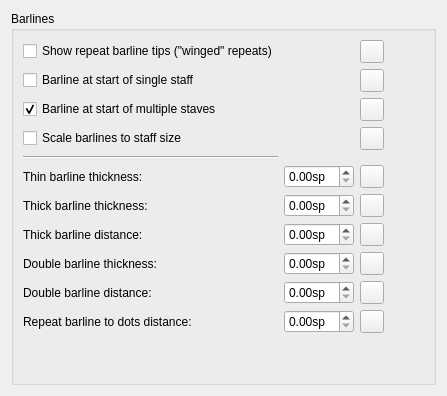
      <widget class="QWidget" name="PageBarlines">
       <layout class="QVBoxLayout" name="verticalLayout_17">
        <property name="spacing">
         <number>0</number>
        </property>
        <item>
         <widget class="QGroupBox" name="groupBox_8">
          <property name="title">
           <string>Barlines</string>
          </property>
          <layout class="QGridLayout" name="gridLayout_42">
           <item row="1" column="2">
            <widget class="QToolButton" name="resetShowStartBarlineSingle">
             <property name="toolTip">
              <string>Reset to default</string>
             </property>
             <property name="accessibleName">
              <string>Reset 'Double barline distance' value</string>
             </property>
             <property name="text">
              <string notr="true"/>
             </property>
             <property name="icon">
              <iconset resource="musescore.qrc">
               <normaloff>:/data/icons/edit-reset.svg</normaloff>:/data/icons/edit-reset.svg</iconset>
             </property>
            </widget>
           </item>
           <item row="4" column="0">
            <widget class="QFrame" name="frame">
             <property name="sizePolicy">
              <sizepolicy hsizetype="Expanding" vsizetype="Fixed">
               <horstretch>0</horstretch>
               <verstretch>0</verstretch>
              </sizepolicy>
             </property>
             <property name="frameShape">
              <enum>QFrame::HLine</enum>
             </property>
             <property name="frameShadow">
              <enum>QFrame::Sunken</enum>
             </property>
             <property name="lineWidth">
              <number>1</number>
             </property>
            </widget>
           </item>
           <item row="10" column="1">
            <widget class="QDoubleSpinBox" name="repeatBarlineDotSeparation">
             <property name="suffix">
              <string>sp</string>
             </property>
             <property name="singleStep">
              <double>0.010000000000000</double>
             </property>
            </widget>
           </item>
           <item row="8" column="1">
            <widget class="QDoubleSpinBox" name="doubleBarWidth">
             <property name="suffix">
              <string>sp</string>
             </property>
             <property name="singleStep">
              <double>0.010000000000000</double>
             </property>
            </widget>
           </item>
           <item row="6" column="0">
            <widget class="QLabel" name="label_83">
             <property name="text">
              <string>Thick barline thickness:</string>
             </property>
            </widget>
           </item>
           <item row="2" column="2">
            <widget class="QToolButton" name="resetShowStartBarlineMultiple">
             <property name="toolTip">
              <string>Reset to default</string>
             </property>
             <property name="accessibleName">
              <string>Reset 'Double barline thickness' value</string>
             </property>
             <property name="text">
              <string notr="true"/>
             </property>
             <property name="icon">
              <iconset resource="musescore.qrc">
               <normaloff>:/data/icons/edit-reset.svg</normaloff>:/data/icons/edit-reset.svg</iconset>
             </property>
            </widget>
           </item>
           <item row="0" column="2">
            <widget class="QToolButton" name="resetShowRepeatBarTips">
             <property name="toolTip">
              <string>Reset to default</string>
             </property>
             <property name="accessibleName">
              <string>Reset 'Repeat barline to dots distance' value</string>
             </property>
             <property name="text">
              <string notr="true"/>
             </property>
             <property name="icon">
              <iconset resource="musescore.qrc">
               <normaloff>:/data/icons/edit-reset.svg</normaloff>:/data/icons/edit-reset.svg</iconset>
             </property>
            </widget>
           </item>
           <item row="3" column="2">
            <widget class="QToolButton" name="resetScaleBarlines">
             <property name="toolTip">
              <string>Reset to default</string>
             </property>
             <property name="accessibleName">
              <string>Reset 'Thick barline distance' value</string>
             </property>
             <property name="text">
              <string notr="true"/>
             </property>
             <property name="icon">
              <iconset resource="musescore.qrc">
               <normaloff>:/data/icons/edit-reset.svg</normaloff>:/data/icons/edit-reset.svg</iconset>
             </property>
            </widget>
           </item>
           <item row="8" column="0">
            <widget class="QLabel" name="label_85">
             <property name="text">
              <string>Double barline thickness:</string>
             </property>
            </widget>
           </item>
           <item row="1" column="0">
            <widget class="QCheckBox" name="showStartBarlineSingle">
             <property name="text">
              <string>Barline at start of single staff</string>
             </property>
            </widget>
           </item>
           <item row="7" column="2">
            <widget class="QToolButton" name="resetEndBarDistance">
             <property name="toolTip">
              <string>Reset to default</string>
             </property>
             <property name="accessibleName">
              <string>Reset 'Scale barlines to staff size' value</string>
             </property>
             <property name="text">
              <string notr="true"/>
             </property>
             <property name="icon">
              <iconset resource="musescore.qrc">
               <normaloff>:/data/icons/edit-reset.svg</normaloff>:/data/icons/edit-reset.svg</iconset>
             </property>
            </widget>
           </item>
           <item row="11" column="0">
            <spacer name="verticalSpacer_12">
             <property name="orientation">
              <enum>Qt::Vertical</enum>
             </property>
             <property name="sizeHint" stdset="0">
              <size>
               <width>20</width>
               <height>40</height>
              </size>
             </property>
            </spacer>
           </item>
           <item row="0" column="3">
            <spacer name="horizontalSpacer_48">
             <property name="orientation">
              <enum>Qt::Horizontal</enum>
             </property>
             <property name="sizeHint" stdset="0">
              <size>
               <width>40</width>
               <height>20</height>
              </size>
             </property>
            </spacer>
           </item>
           <item row="6" column="2">
            <widget class="QToolButton" name="resetEndBarWidth">
             <property name="toolTip">
              <string>Reset to default</string>
             </property>
             <property name="accessibleName">
              <string>Reset 'Thin barline thickness' value</string>
             </property>
             <property name="text">
              <string notr="true"/>
             </property>
             <property name="icon">
              <iconset resource="musescore.qrc">
               <normaloff>:/data/icons/edit-reset.svg</normaloff>:/data/icons/edit-reset.svg</iconset>
             </property>
            </widget>
           </item>
           <item row="10" column="0">
            <widget class="QLabel" name="repeatBarlineDotSeparationLbl">
             <property name="text">
              <string>Repeat barline to dots distance:</string>
             </property>
            </widget>
           </item>
           <item row="3" column="0">
            <widget class="QCheckBox" name="scaleBarlines">
             <property name="text">
              <string>Scale barlines to staff size</string>
             </property>
            </widget>
           </item>
           <item row="2" column="0">
            <widget class="QCheckBox" name="showStartBarlineMultiple">
             <property name="text">
              <string>Barline at start of multiple staves</string>
             </property>
             <property name="checked">
              <bool>true</bool>
             </property>
            </widget>
           </item>
           <item row="0" column="0">
            <widget class="QCheckBox" name="showRepeatBarTips">
             <property name="text">
              <string>Show repeat barline tips (&quot;winged&quot; repeats)</string>
             </property>
            </widget>
           </item>
           <item row="5" column="0">
            <widget class="QLabel" name="label_82">
             <property name="text">
              <string>Thin barline thickness:</string>
             </property>
            </widget>
           </item>
           <item row="7" column="1">
            <widget class="QDoubleSpinBox" name="endBarDistance">
             <property name="suffix">
              <string>sp</string>
             </property>
             <property name="singleStep">
              <double>0.010000000000000</double>
             </property>
            </widget>
           </item>
           <item row="9" column="0">
            <widget class="QLabel" name="label_86">
             <property name="text">
              <string>Double barline distance:</string>
             </property>
            </widget>
           </item>
           <item row="5" column="1">
            <widget class="QDoubleSpinBox" name="barWidth">
             <property name="suffix">
              <string>sp</string>
             </property>
             <property name="singleStep">
              <double>0.010000000000000</double>
             </property>
            </widget>
           </item>
           <item row="5" column="2">
            <widget class="QToolButton" name="resetBarWidth">
             <property name="toolTip">
              <string>Reset to default</string>
             </property>
             <property name="accessibleName">
              <string>Reset 'Thick barline thickness' value</string>
             </property>
             <property name="text">
              <string notr="true"/>
             </property>
             <property name="icon">
              <iconset resource="musescore.qrc">
               <normaloff>:/data/icons/edit-reset.svg</normaloff>:/data/icons/edit-reset.svg</iconset>
             </property>
            </widget>
           </item>
           <item row="8" column="2">
            <widget class="QToolButton" name="resetDoubleBarWidth">
             <property name="toolTip">
              <string>Reset to default</string>
             </property>
             <property name="accessibleName">
              <string>Reset 'Barline at start of multiple staves' value</string>
             </property>
             <property name="text">
              <string notr="true"/>
             </property>
             <property name="icon">
              <iconset resource="musescore.qrc">
               <normaloff>:/data/icons/edit-reset.svg</normaloff>:/data/icons/edit-reset.svg</iconset>
             </property>
            </widget>
           </item>
           <item row="7" column="0">
            <widget class="QLabel" name="label_84">
             <property name="text">
              <string>Thick barline distance:</string>
             </property>
            </widget>
           </item>
           <item row="9" column="2">
            <widget class="QToolButton" name="resetDoubleBarDistance">
             <property name="toolTip">
              <string>Reset to default</string>
             </property>
             <property name="accessibleName">
              <string>Reset 'Barline at start of single staff' value</string>
             </property>
             <property name="text">
              <string notr="true"/>
             </property>
             <property name="icon">
              <iconset resource="musescore.qrc">
               <normaloff>:/data/icons/edit-reset.svg</normaloff>:/data/icons/edit-reset.svg</iconset>
             </property>
            </widget>
           </item>
           <item row="6" column="1">
            <widget class="QDoubleSpinBox" name="endBarWidth">
             <property name="suffix">
              <string>sp</string>
             </property>
             <property name="singleStep">
              <double>0.010000000000000</double>
             </property>
            </widget>
           </item>
           <item row="10" column="2">
            <widget class="QToolButton" name="resetRepeatBarlineDotSeparation">
             <property name="toolTip">
              <string>Reset to default</string>
             </property>
             <property name="accessibleName">
              <string>Reset 'Show repeat barline tips (&quot;winged&quot; repeats)' value</string>
             </property>
             <property name="text">
              <string notr="true"/>
             </property>
             <property name="icon">
              <iconset resource="musescore.qrc">
               <normaloff>:/data/icons/edit-reset.svg</normaloff>:/data/icons/edit-reset.svg</iconset>
             </property>
            </widget>
           </item>
           <item row="9" column="1">
            <widget class="QDoubleSpinBox" name="doubleBarDistance">
             <property name="suffix">
              <string>sp</string>
             </property>
             <property name="singleStep">
              <double>0.010000000000000</double>
             </property>
            </widget>
           </item>
          </layout>
         </widget>
        </item>
       </layout>
      </widget>
